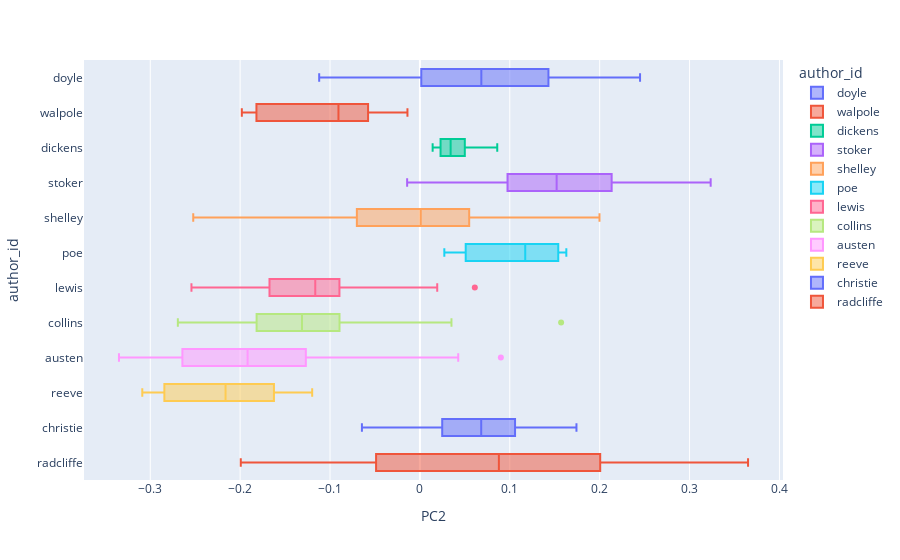

The cell this chart's notebook holds for it:
### Markdown cell above
Looking at absolute value, we see here that **Lewis** is the most extreme, with a mean PC0 value of -0.5.

### Question 3: The third PC

### Code cell
px.box(DCM, 'PC2', 'author_id', color = 'author_id', hover_name = 'doc')

### Figure 1 — Plotly figure (JSON) as saved in the notebook; plotly's stock layout.template omitted (floating-point values rounded to 4 significant figures)
{"data": [{"alignmentgroup": "True", "hovertemplate": "<b>%{hovertext}</b><br><br>author_id=%{y}<br>PC2=%{x}<extra></extra>", "hovertext": ["doyle - adventures (D) 01", "doyle - adventures (D) 02", "doyle - adventures (D) 03", "doyle - adventures (D) 04", "doyle - adventures (D) 05", "doyle - adventures (D) 06", "doyle - adventures (D) 07", "doyle - adventures (D) 08", "doyle - adventures (D) 09", "doyle - adventures (D) 10", "doyle - adventures (D) 11", "doyle - adventures (D) 12", "doyle - baskervilles (D) 01", "doyle - baskervilles (D) 02", "doyle - baskervilles (D) 03", "doyle - baskervilles (D) 04", "doyle - baskervilles (D) 05", "doyle - baskervilles (D) 06", "doyle - baskervilles (D) 07", "doyle - baskervilles (D) 08", "doyle - baskervilles (D) 09", "doyle - baskervilles (D) 10", "doyle - baskervilles (D) 11", "doyle - baskervilles (D) 12", "doyle - baskervilles (D) 13", "doyle - baskervilles (D) 14", "doyle - baskervilles (D) 15", "doyle - scarlet (D) 01", "doyle - scarlet (D) 02", "doyle - scarlet (D) 03", "doyle - scarlet (D) 04", "doyle - scarlet (D) 05", "doyle - scarlet (D) 06", "doyle - scarlet (D) 07", "doyle - scarlet (D) 08", "doyle - scarlet (D) 09", "doyle - scarlet (D) 10", "doyle - scarlet (D) 11", "doyle - scarlet (D) 12", "doyle - scarlet (D) 13", "doyle - scarlet (D) 14", "doyle - signoffour (D) 01", "doyle - signoffour (D) 02", "doyle - signoffour (D) 03", "doyle - signoffour (D) 04", "doyle - signoffour (D) 05", "doyle - signoffour (D) 06", "doyle - signoffour (D) 07", "doyle - signoffour (D) 08", "doyle - signoffour (D) 09", "doyle - signoffour (D) 10", "doyle - signoffour (D) 11", "doyle - signoffour (D) 12"], "legendgroup": "doyle", "marker": {"color": "#636efa"}, "name": "doyle", "notched": false, "offsetgroup": "doyle", "orientation": "h", "showlegend": true, "type": "box", "x": [0.03238, 0.07041, -0.0788, -0.03002, 0.0453, 0.1755, 0.04741, 0.08265, 0.155, -0.1121, -0.0282, 0.0277, 0.005066, -0.0102, 0.0537, 0.01217, -0.02191, 0.1992, 0.03913, 0.007969, 0.1128, 0.06833, -0.0326, 0.1065, -0.009097, 0.2449, -0.07252, 0.07026, 0.02747, 0.1446, 0.146, 0.1311, 0.006391, 0.1188, 0.2044, 0.07584, -0.01704, 0.1461, 0.2375, 0.1425, 0.05454, -0.01509, -0.1002, 0.07344, -0.07455, 0.1785, 0.1285, 0.1818, 0.1588, 0.04981, 0.2192, 0.1057, 0.1321], "x0": " ", "xaxis": "x", "y": ["doyle", "doyle", "doyle", "doyle", "doyle", "doyle", "doyle", "doyle", "doyle", "doyle", "doyle", "doyle", "doyle", "doyle", "doyle", "doyle", "doyle", "doyle", "doyle", "doyle", "doyle", "doyle", "doyle", "doyle", "doyle", "doyle", "doyle", "doyle", "doyle", "doyle", "doyle", "doyle", "doyle", "doyle", "doyle", "doyle", "doyle", "doyle", "doyle", "doyle", "doyle", "doyle", "doyle", "doyle", "doyle", "doyle", "doyle", "doyle", "doyle", "doyle", "doyle", "doyle", "doyle"], "y0": " ", "yaxis": "y"}, {"alignmentgroup": "True", "hovertemplate": "<b>%{hovertext}</b><br><br>author_id=%{y}<br>PC2=%{x}<extra></extra>", "hovertext": ["walpole - castleofotranto (G) 01", "walpole - castleofotranto (G) 02", "walpole - castleofotranto (G) 03", "walpole - castleofotranto (G) 04", "walpole - castleofotranto (G) 05"], "legendgroup": "walpole", "marker": {"color": "#EF553B"}, "name": "walpole", "notched": false, "offsetgroup": "walpole", "orientation": "h", "showlegend": true, "type": "box", "x": [-0.01386, -0.1765, -0.09061, -0.1981, -0.07226], "x0": " ", "xaxis": "x", "y": ["walpole", "walpole", "walpole", "walpole", "walpole"], "y0": " ", "yaxis": "y"}, {"alignmentgroup": "True", "hovertemplate": "<b>%{hovertext}</b><br><br>author_id=%{y}<br>PC2=%{x}<extra></extra>", "hovertext": ["dickens - christmascarole (G) 01", "dickens - christmascarole (G) 02", "dickens - christmascarole (G) 03", "dickens - christmascarole (G) 04", "dickens - christmascarole (G) 05"], "legendgroup": "dickens", "marker": {"color": "#00cc96"}, "name": "dickens", "notched": false, "offsetgroup": "dickens", "orientation": "h", "showlegend": true, "type": "box", "x": [0.08605, 0.03793, 0.0259, 0.03418, 0.01416], "x0": " ", "xaxis": "x", "y": ["dickens", "dickens", "dickens", "dickens", "dickens"], "y0": " ", "yaxis": "y"}, {"alignmentgroup": "True", "hovertemplate": "<b>%{hovertext}</b><br><br>author_id=%{y}<br>PC2=%{x}<extra></extra>", "hovertext": ["stoker - dracula (G) 01", "stoker - dracula (G) 02", "stoker - dracula (G) 03", "stoker - dracula (G) 04", "stoker - dracula (G) 05", "stoker - dracula (G) 06", "stoker - dracula (G) 07", "stoker - dracula (G) 08", "stoker - dracula (G) 09", "stoker - dracula (G) 10", "stoker - dracula (G) 11", "stoker - dracula (G) 12", "stoker - dracula (G) 13", "stoker - dracula (G) 14", "stoker - dracula (G) 15", "stoker - dracula (G) 16", "stoker - dracula (G) 17", "stoker - dracula (G) 18", "stoker - dracula (G) 19", "stoker - dracula (G) 20", "stoker - dracula (G) 21", "stoker - dracula (G) 22", "stoker - dracula (G) 23", "stoker - dracula (G) 24", "stoker - dracula (G) 25", "stoker - dracula (G) 26", "stoker - dracula (G) 27"], "legendgroup": "stoker", "marker": {"color": "#ab63fa"}, "name": "stoker", "notched": false, "offsetgroup": "stoker", "orientation": "h", "showlegend": true, "type": "box", "x": [0.3184, 0.1941, 0.1935, 0.2386, -0.01421, 0.1578, 0.2702, 0.1674, -0.006068, 0.1406, 0.1493, 0.1397, -0.006849, 0.02362, 0.1482, 0.2017, -0.007092, 0.04364, 0.2172, 0.08355, 0.2328, 0.1492, 0.1805, 0.1521, 0.1392, 0.2296, 0.3235], "x0": " ", "xaxis": "x", "y": ["stoker", "stoker", "stoker", "stoker", "stoker", "stoker", "stoker", "stoker", "stoker", "stoker", "stoker", "stoker", "stoker", "stoker", "stoker", "stoker", "stoker", "stoker", "stoker", "stoker", "stoker", "stoker", "stoker", "stoker", "stoker", "stoker", "stoker"], "y0": " ", "yaxis": "y"}, {"alignmentgroup": "True", "hovertemplate": "<b>%{hovertext}</b><br><br>author_id=%{y}<br>PC2=%{x}<extra></extra>", "hovertext": ["shelley - frankenstein (G) 29", "shelley - frankenstein (G) 30", "shelley - frankenstein (G) 31", "shelley - frankenstein (G) 32", "shelley - frankenstein (G) 33", "shelley - frankenstein (G) 34", "shelley - frankenstein (G) 35", "shelley - frankenstein (G) 36", "shelley - frankenstein (G) 37", "shelley - frankenstein (G) 38", "shelley - frankenstein (G) 39", "shelley - frankenstein (G) 40", "shelley - frankenstein (G) 41", "shelley - frankenstein (G) 42", "shelley - frankenstein (G) 43", "shelley - frankenstein (G) 44", "shelley - frankenstein (G) 45", "shelley - frankenstein (G) 46", "shelley - frankenstein (G) 47", "shelley - frankenstein (G) 48", "shelley - frankenstein (G) 49", "shelley - frankenstein (G) 50", "shelley - frankenstein (G) 51", "shelley - frankenstein (G) 52", "shelley - frankenstein (G) 53", "shelley - frankenstein (G) 54", "shelley - frankenstein (G) 55", "shelley - frankenstein (G) 56"], "legendgroup": "shelley", "marker": {"color": "#FFA15A"}, "name": "shelley", "notched": false, "offsetgroup": "shelley", "orientation": "h", "showlegend": true, "type": "box", "x": [0.001825, -0.1711, -0.06041, 0.002036, -0.2522, -0.02317, -0.07989, 3.046e-05, 0.01962, -0.1843, -0.008535, -0.1157, 0.04869, 0.1998, 0.1488, -0.006643, -0.04204, -0.1885, -0.03508, 0.1462, 0.02633, 0.04387, 0.06483, 0.1888, 0.04572, -0.09878, 0.1129, 0.06094], "x0": " ", "xaxis": "x", "y": ["shelley", "shelley", "shelley", "shelley", "shelley", "shelley", "shelley", "shelley", "shelley", "shelley", "shelley", "shelley", "shelley", "shelley", "shelley", "shelley", "shelley", "shelley", "shelley", "shelley", "shelley", "shelley", "shelley", "shelley", "shelley", "shelley", "shelley", "shelley"], "y0": " ", "yaxis": "y"}, {"alignmentgroup": "True", "hovertemplate": "<b>%{hovertext}</b><br><br>author_id=%{y}<br>PC2=%{x}<extra></extra>", "hovertext": ["poe - marieroget (D) 01", "poe - pitandpendulum (G) 01", "poe - reddeath (G) 01", "poe - ruemorgue (D) 01", "poe - usher (G) 01"], "legendgroup": "poe", "marker": {"color": "#19d3f3"}, "name": "poe", "notched": false, "offsetgroup": "poe", "orientation": "h", "showlegend": true, "type": "box", "x": [0.02717, 0.1509, 0.1629, 0.05889, 0.1172], "x0": " ", "xaxis": "x", "y": ["poe", "poe", "poe", "poe", "poe"], "y0": " ", "yaxis": "y"}, {"alignmentgroup": "True", "hovertemplate": "<b>%{hovertext}</b><br><br>author_id=%{y}<br>PC2=%{x}<extra></extra>", "hovertext": ["lewis - monk (G) 01", "lewis - monk (G) 02", "lewis - monk (G) 03", "lewis - monk (G) 04", "lewis - monk (G) 05", "lewis - monk (G) 06", "lewis - monk (G) 07", "lewis - monk (G) 08", "lewis - monk (G) 09", "lewis - monk (G) 10", "lewis - monk (G) 11", "lewis - monk (G) 12"], "legendgroup": "lewis", "marker": {"color": "#FF6692"}, "name": "lewis", "notched": false, "offsetgroup": "lewis", "orientation": "h", "showlegend": true, "type": "box", "x": [-0.1695, -0.1777, -0.1205, -0.09921, -0.2542, -0.1652, -0.07984, -0.1124, -0.1353, 0.01927, -0.1011, 0.06107], "x0": " ", "xaxis": "x", "y": ["lewis", "lewis", "lewis", "lewis", "lewis", "lewis", "lewis", "lewis", "lewis", "lewis", "lewis", "lewis"], "y0": " ", "yaxis": "y"}, {"alignmentgroup": "True", "hovertemplate": "<b>%{hovertext}</b><br><br>author_id=%{y}<br>PC2=%{x}<extra></extra>", "hovertext": ["collins - moonstone (D) 44", "collins - moonstone (D) 45", "collins - moonstone (D) 46", "collins - moonstone (D) 47", "collins - moonstone (D) 48", "collins - moonstone (D) 49", "collins - moonstone (D) 50", "collins - moonstone (D) 51", "collins - moonstone (D) 52", "collins - moonstone (D) 53", "collins - moonstone (D) 54", "collins - moonstone (D) 55", "collins - moonstone (D) 56", "collins - moonstone (D) 57", "collins - moonstone (D) 58", "collins - moonstone (D) 59", "collins - moonstone (D) 60", "collins - moonstone (D) 61", "collins - moonstone (D) 62", "collins - moonstone (D) 63", "collins - moonstone (D) 64", "collins - moonstone (D) 65", "collins - moonstone (D) 66", "collins - moonstone (D) 67", "collins - moonstone (D) 68", "collins - moonstone (D) 69", "collins - moonstone (D) 70", "collins - moonstone (D) 71", "collins - moonstone (D) 72", "collins - moonstone (D) 73", "collins - moonstone (D) 74", "collins - moonstone (D) 75", "collins - moonstone (D) 76", "collins - moonstone (D) 77", "collins - moonstone (D) 78", "collins - moonstone (D) 79", "collins - moonstone (D) 80", "collins - moonstone (D) 81", "collins - moonstone (D) 82", "collins - moonstone (D) 83", "collins - moonstone (D) 84", "collins - moonstone (D) 85", "collins - moonstone (D) 86", "collins - moonstone (D) 87", "collins - moonstone (D) 88", "collins - moonstone (D) 89"], "legendgroup": "collins", "marker": {"color": "#B6E880"}, "name": "collins", "notched": false, "offsetgroup": "collins", "orientation": "h", "showlegend": true, "type": "box", "x": [-0.01379, -0.1288, -0.1882, -0.09359, -0.04233, -0.2359, -0.171, -0.008997, -0.1629, -0.1233, -0.09461, -0.1165, -0.1167, -0.1776, -0.08944, 0.0351, -0.1282, -0.07717, -0.07143, 0.1571, -0.1817, -0.2169, -0.1996, -0.2021, -0.1878, -0.1458, -0.1995, -0.1002, -0.1706, -0.1418, -0.2559, -0.2693, -0.2551, -0.1356, -0.162, -0.1536, -0.1079, 0.02968, -0.1261, -0.1875, -0.1604, -0.07177, -0.1336, -0.08903, -0.09153, -0.04537], "x0": " ", "xaxis": "x", "y": ["collins", "collins", "collins", "collins", "collins", "collins", "collins", "collins", "collins", "collins", "collins", "collins", "collins", "collins", "collins", "collins", "collins", "collins", "collins", "collins", "collins", "collins", "collins", "collins", "collins", "collins", "collins", "collins", "collins", "collins", "collins", "collins", "collins", "collins", "collins", "collins", "collins", "collins", "collins", "collins", "collins", "collins", "collins", "collins", "collins", "collins"], "y0": " ", "yaxis": "y"}, {"alignmentgroup": "True", "hovertemplate": "<b>%{hovertext}</b><br><br>author_id=%{y}<br>PC2=%{x}<extra></extra>", "hovertext": ["austen - northangerabbey (G) 01", "austen - northangerabbey (G) 02", "austen - northangerabbey (G) 03", "austen - northangerabbey (G) 04", "austen - northangerabbey (G) 05", "austen - northangerabbey (G) 06", "austen - northangerabbey (G) 07", "austen - northangerabbey (G) 08", "austen - northangerabbey (G) 09", "austen - northangerabbey (G) 10", "austen - northangerabbey (G) 11", "austen - northangerabbey (G) 12", "austen - northangerabbey (G) 13", "austen - northangerabbey (G) 14", "austen - northangerabbey (G) 15", "austen - northangerabbey (G) 16", "austen - northangerabbey (G) 17", "austen - northangerabbey (G) 18", "austen - northangerabbey (G) 19", "austen - northangerabbey (G) 20", "austen - northangerabbey (G) 21", "austen - northangerabbey (G) 22", "austen - northangerabbey (G) 23", "austen - northangerabbey (G) 24", "austen - northangerabbey (G) 25", "austen - northangerabbey (G) 26", "austen - northangerabbey (G) 27", "austen - northangerabbey (G) 28", "austen - northangerabbey (G) 29", "austen - northangerabbey (G) 30", "austen - northangerabbey (G) 31"], "legendgroup": "austen", "marker": {"color": "#FF97FF"}, "name": "austen", "notched": false, "offsetgroup": "austen", "orientation": "h", "showlegend": true, "type": "box", "x": [-0.1819, -0.1845, -0.1738, -0.2062, -0.172, -0.1108, -0.1322, -0.2493, -0.1251, -0.252, -0.01827, -0.1372, -0.272, -0.1981, -0.3208, -0.322, -0.1917, -0.2734, -0.2684, 0.04264, 0.09005, -0.1103, 0.0135, -0.05877, -0.3192, -0.1948, -0.2244, -0.1792, -0.2102, -0.3348, -0.2689], "x0": " ", "xaxis": "x", "y": ["austen", "austen", "austen", "austen", "austen", "austen", "austen", "austen", "austen", "austen", "austen", "austen", "austen", "austen", "austen", "austen", "austen", "austen", "austen", "austen", "austen", "austen", "austen", "austen", "austen", "austen", "austen", "austen", "austen", "austen", "austen"], "y0": " ", "yaxis": "y"}, {"alignmentgroup": "True", "hovertemplate": "<b>%{hovertext}</b><br><br>author_id=%{y}<br>PC2=%{x}<extra></extra>", "hovertext": ["reeve - oldenglishbaron (G) 01", "reeve - oldenglishbaron (G) 02", "reeve - oldenglishbaron (G) 03", "reeve - oldenglishbaron (G) 04", "reeve - oldenglishbaron (G) 05", "reeve - oldenglishbaron (G) 06", "reeve - oldenglishbaron (G) 07", "reeve - oldenglishbaron (G) 08", "reeve - oldenglishbaron (G) 09", "reeve - oldenglishbaron (G) 10"], "legendgroup": "reeve", "marker": {"color": "#FECB52"}, "name": "reeve", "notched": false, "offsetgroup": "reeve", "orientation": "h", "showlegend": true, "type": "box", "x": [-0.1964, -0.2626, -0.1199, -0.1789, -0.1624, -0.2843, -0.2361, -0.3074, -0.3089, -0.1204], "x0": " ", "xaxis": "x", "y": ["reeve", "reeve", "reeve", "reeve", "reeve", "reeve", "reeve", "reeve", "reeve", "reeve"], "y0": " ", "yaxis": "y"}, {"alignmentgroup": "True", "hovertemplate": "<b>%{hovertext}</b><br><br>author_id=%{y}<br>PC2=%{x}<extra></extra>", "hovertext": ["christie - secretadversary (D) 01", "christie - secretadversary (D) 02", "christie - secretadversary (D) 03", "christie - secretadversary (D) 04", "christie - secretadversary (D) 05", "christie - secretadversary (D) 06", "christie - secretadversary (D) 07", "christie - secretadversary (D) 08", "christie - secretadversary (D) 09", "christie - secretadversary (D) 10", "christie - secretadversary (D) 11", "christie - secretadversary (D) 12", "christie - secretadversary (D) 13", "christie - secretadversary (D) 14", "christie - secretadversary (D) 15", "christie - secretadversary (D) 16", "christie - secretadversary (D) 17", "christie - secretadversary (D) 18", "christie - secretadversary (D) 19", "christie - secretadversary (D) 20", "christie - secretadversary (D) 21", "christie - secretadversary (D) 22", "christie - secretadversary (D) 23", "christie - secretadversary (D) 24", "christie - secretadversary (D) 25", "christie - secretadversary (D) 26", "christie - secretadversary (D) 27", "christie - secretadversary (D) 28", "christie - styles (D) 01", "christie - styles (D) 02", "christie - styles (D) 03", "christie - styles (D) 04", "christie - styles (D) 05", "christie - styles (D) 06", "christie - styles (D) 07", "christie - styles (D) 08", "christie - styles (D) 09", "christie - styles (D) 10", "christie - styles (D) 11", "christie - styles (D) 12", "christie - styles (D) 13"], "legendgroup": "christie", "marker": {"color": "#636efa"}, "name": "christie", "notched": false, "offsetgroup": "christie", "orientation": "h", "showlegend": true, "type": "box", "x": [-0.03473, 0.06818, 0.1067, 0.03396, -0.01661, 0.07787, 0.1172, 0.07275, 0.04762, 0.03074, 0.141, 0.1091, 0.1389, 0.03494, 0.07338, 0.09629, 0.1742, 0.1285, 0.08152, 0.11, 0.05876, 0.01904, 0.06903, 0.1056, 0.1262, 0.06908, 0.03038, 0.06215, -0.005411, 0.0387, 0.1317, 0.09963, 0.02367, 0.02519, 0.04767, -0.005756, 0.07503, 0.01625, -0.01912, 0.01023, -0.06451], "x0": " ", "xaxis": "x", "y": ["christie", "christie", "christie", "christie", "christie", "christie", "christie", "christie", "christie", "christie", "christie", "christie", "christie", "christie", "christie", "christie", "christie", "christie", "christie", "christie", "christie", "christie", "christie", "christie", "christie", "christie", "christie", "christie", "christie", "christie", "christie", "christie", "christie", "christie", "christie", "christie", "christie", "christie", "christie", "christie", "christie"], "y0": " ", "yaxis": "y"}, {"alignmentgroup": "True", "hovertemplate": "<b>%{hovertext}</b><br><br>author_id=%{y}<br>PC2=%{x}<extra></extra>", "hovertext": ["radcliffe - udolpho (G) 01", "radcliffe - udolpho (G) 02", "radcliffe - udolpho (G) 03", "radcliffe - udolpho (G) 04", "radcliffe - udolpho (G) 05", "radcliffe - udolpho (G) 06", "radcliffe - udolpho (G) 07", "radcliffe - udolpho (G) 08", "radcliffe - udolpho (G) 09", "radcliffe - udolpho (G) 10", "radcliffe - udolpho (G) 11", "radcliffe - udolpho (G) 12", "radcliffe - udolpho (G) 13", "radcliffe - udolpho (G) 14", "radcliffe - udolpho (G) 15", "radcliffe - udolpho (G) 16", "radcliffe - udolpho (G) 17", "radcliffe - udolpho (G) 18", "radcliffe - udolpho (G) 19", "radcliffe - udolpho (G) 20", "radcliffe - udolpho (G) 21", "radcliffe - udolpho (G) 22", "radcliffe - udolpho (G) 23", "radcliffe - udolpho (G) 24", "radcliffe - udolpho (G) 25", "radcliffe - udolpho (G) 26", "radcliffe - udolpho (G) 27", "radcliffe - udolpho (G) 28", "radcliffe - udolpho (G) 29", "radcliffe - udolpho (G) 30", "radcliffe - udolpho (G) 31", "radcliffe - udolpho (G) 32", "radcliffe - udolpho (G) 33", "radcliffe - udolpho (G) 34", "radcliffe - udolpho (G) 35", "radcliffe - udolpho (G) 36", "radcliffe - udolpho (G) 37", "radcliffe - udolpho (G) 38", "radcliffe - udolpho (G) 39", "radcliffe - udolpho (G) 40", "radcliffe - udolpho (G) 41", "radcliffe - udolpho (G) 42", "radcliffe - udolpho (G) 43", "radcliffe - udolpho (G) 44", "radcliffe - udolpho (G) 45", "radcliffe - udolpho (G) 46", "radcliffe - udolpho (G) 47", "radcliffe - udolpho (G) 48", "radcliffe - udolpho (G) 49", "radcliffe - udolpho (G) 50", "radcliffe - udolpho (G) 51", "radcliffe - udolpho (G) 52", "radcliffe - udolpho (G) 53", "radcliffe - udolpho (G) 54", "radcliffe - udolpho (G) 55", "radcliffe - udolpho (G) 56", "radcliffe - udolpho (G) 57"], "legendgroup": "radcliffe", "marker": {"color": "#EF553B"}, "name": "radcliffe", "notched": false, "offsetgroup": "radcliffe", "orientation": "h", "showlegend": true, "type": "box", "x": [0.1352, -0.04834, 0.2626, 0.3079, 0.1806, 0.1799, -0.01733, 0.08716, -0.008925, -0.05001, -0.07855, -0.1893, -0.09802, 0.2803, 0.2843, -0.02136, -0.1741, 0.2805, 0.1773, -0.07458, -0.08228, 0.08914, 0.1282, 0.08371, 0.15, 0.1975, 0.1191, 0.1154, 0.2097, 0.05531, 0.2724, 0.248, 0.2874, 0.2574, 0.2099, 0.3471, -0.03826, -0.13, -0.1313, -0.1185, 0.05449, 0.1356, 0.2504, 0.1479, 0.02033, -0.07155, -0.1993, 0.03603, -0.01926, 0.3651, 0.01278, 0.08786, 0.09219, -0.1333, -0.1879, 0.1508, 0.02056], "x0": " ", "xaxis": "x", "y": ["radcliffe", "radcliffe", "radcliffe", "radcliffe", "radcliffe", "radcliffe", "radcliffe", "radcliffe", "radcliffe", "radcliffe", "radcliffe", "radcliffe", "radcliffe", "radcliffe", "radcliffe", "radcliffe", "radcliffe", "radcliffe", "radcliffe", "radcliffe", "radcliffe", "radcliffe", "radcliffe", "radcliffe", "radcliffe", "radcliffe", "radcliffe", "radcliffe", "radcliffe", "radcliffe", "radcliffe", "radcliffe", "radcliffe", "radcliffe", "radcliffe", "radcliffe", "radcliffe", "radcliffe", "radcliffe", "radcliffe", "radcliffe", "radcliffe", "radcliffe", "radcliffe", "radcliffe", "radcliffe", "radcliffe", "radcliffe", "radcliffe", "radcliffe", "radcliffe", "radcliffe", "radcliffe", "radcliffe", "radcliffe", "radcliffe", "radcliffe"], "y0": " ", "yaxis": "y"}], "layout": {"autosize": true, "boxmode": "overlay", "legend": {"title": {"text": "author_id"}, "tracegroupgap": 0}, "margin": {"t": 60}, "xaxis": {"anchor": "y", "autorange": true, "domain": [0, 1], "range": [-0.3737, 0.404], "title": {"text": "PC2"}, "type": "linear"}, "yaxis": {"anchor": "x", "autorange": true, "categoryarray": ["radcliffe", "christie", "reeve", "austen", "collins", "lewis", "poe", "shelley", "stoker", "dickens", "walpole", "doyle"], "categoryorder": "array", "domain": [0, 1], "range": [-0.5, 11.5], "title": {"text": "author_id"}, "type": "category"}}}
